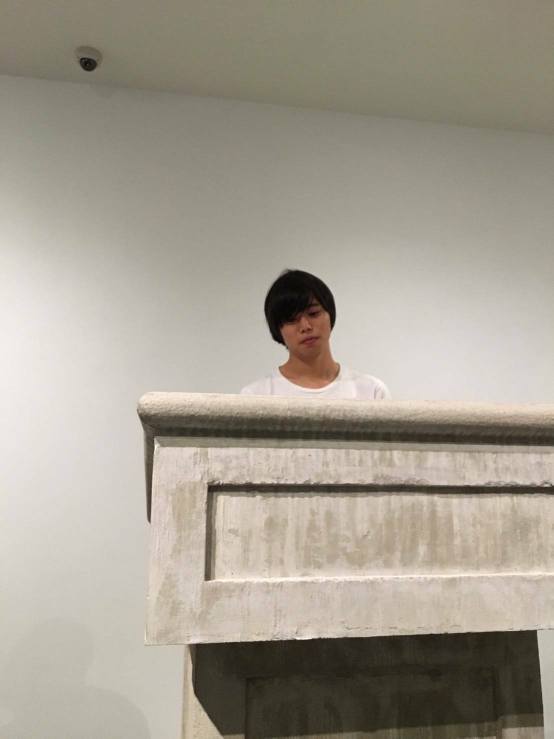
#> input picture Pillowによる画像加工/taichi.jpg, 1107 x 1477 px (shown at 1/2 size)
$ jupyter execute 'Pillowによる画像加工.ipynb'
#> lines starting #> are read from the running program, lines starting #| are printed output that depends on the picture
[cell 1]
import matplotlib.pyplot as plt

from PIL import Image
src = Image.open("taichi.jpg")#画像をセット
#> src is the input picture: PIL image 1107x1477 RGB; mean R, G, B 164, 157.2, 144.6
plt.imshow(src)
plt.show()

[cell 2]
#45度に傾ける
dest = src.rotate(45)
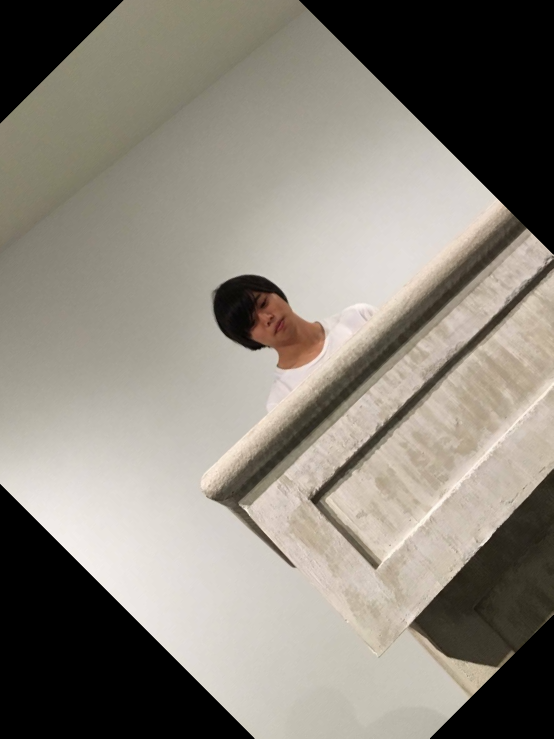
#> dest: PIL image 1107x1477 RGB (shown at 1/2 size); mean R, G, B 138.1, 132.4, 122.7

plt.imshow(dest)
plt.show()
#dest.save("dest.jpg","JPEG")

[cell 3]
#画像のサイズを100x100ピクセルにリサイズする
resized = src.resize((100,100))
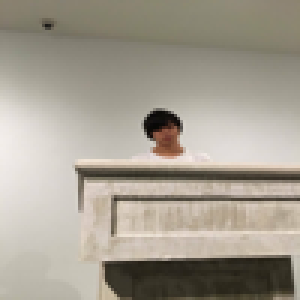
#> resized: PIL image 100x100 RGB (shown 3 times larger); mean R, G, B 164, 157.2, 144.6
plt.imshow(resized)
plt.show()
# resized.save("resized.jpg","JPEG")

[cell 4]
#画像を3色に減色させる
#減色をした画像を、パレットを持たないJPEGのような形式で保存することはできない
#パレットを持つPNGやBMP形式で保存しよう
down_color = src.quantize(3)
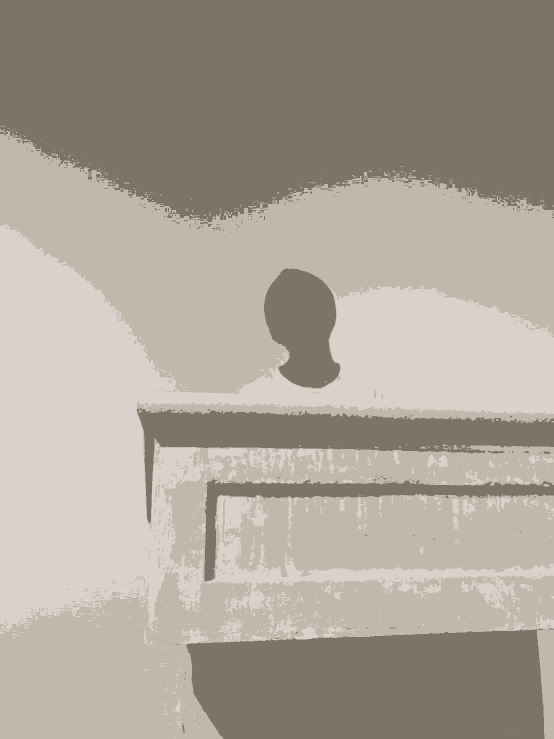
#> down_color: PIL image 1107x1477 P (shown at 1/2 size); mean R, G, B 169.8, 162.9, 150.2

plt.imshow(down_color)
plt.show()
# down_color.save("down_color.png","PNG")

[cell 5]
#ブラー効果(ぼやける)を加える
from PIL import ImageFilter
blur = src.filter(ImageFilter.BLUR)

plt.imshow(blur)
plt.show()
#blur.save("blur.jpg","JPEG")

[cell 6]
#輪郭効果を加える
contour = src.filter(ImageFilter.CONTOUR)
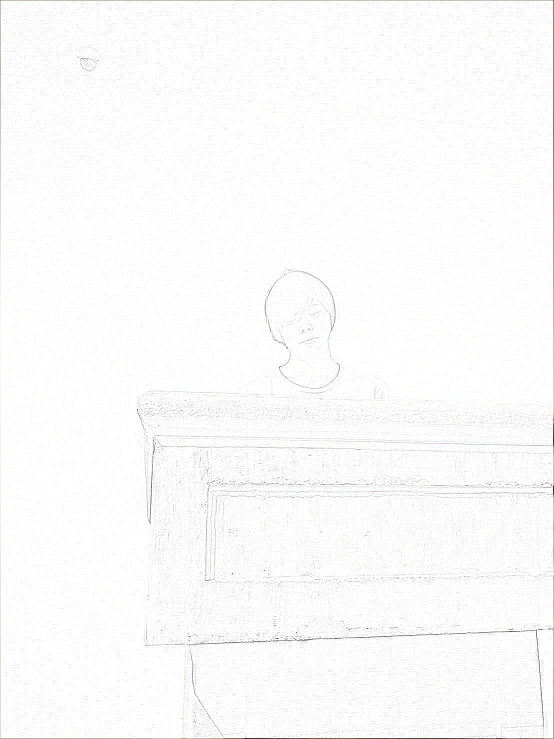
#> contour: PIL image 1107x1477 RGB (shown at 1/2 size); mean R, G, B 251.2, 251.2, 251.1

plt.imshow(contour)
plt.show()
# contour.save("contour.jpg","JPEG")

[cell 7]
#画像のエッジを残したまま高画質化
detail = src.filter(ImageFilter.DETAIL)

plt.imshow(detail)
plt.show()
#detail.save("detail.jpg","JPEG")

[cell 8]
#輪郭を強調
edge = src.filter(ImageFilter.EDGE_ENHANCE)

plt.imshow(edge)
plt.show()
# edge.save("edge.jpg","JPEG")

[cell 9]
#より輪郭を強調
edge_more = src.filter(ImageFilter.EDGE_ENHANCE_MORE)

plt.imshow(edge_more)
plt.show()
# edge_more.save("edge_more.jpg","JPEG")

[cell 10]
#エンボス
emboss = src.filter(ImageFilter.EMBOSS)
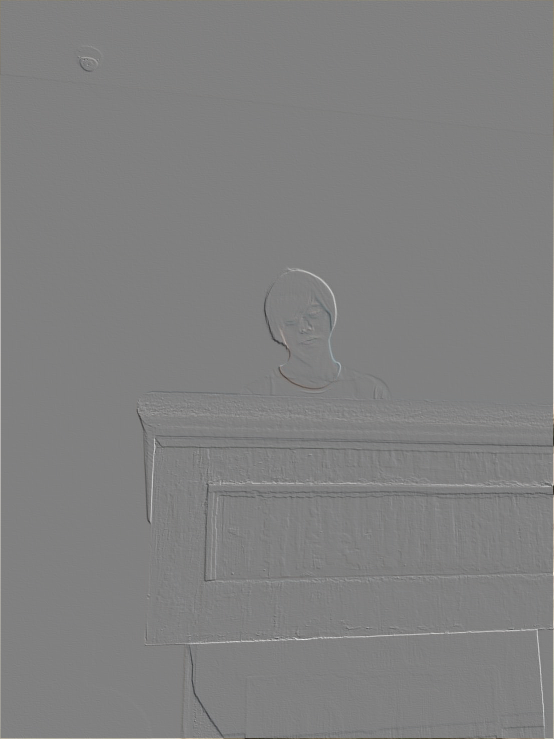
#> emboss: PIL image 1107x1477 RGB (shown at 1/2 size); mean R, G, B 128.1, 128.1, 128

plt.imshow(emboss)
plt.show()
#emboss.save("emboss.jpg","JPEG")

[cell 11]
#輪郭抽出
find_edges = src.filter(ImageFilter.FIND_EDGES)
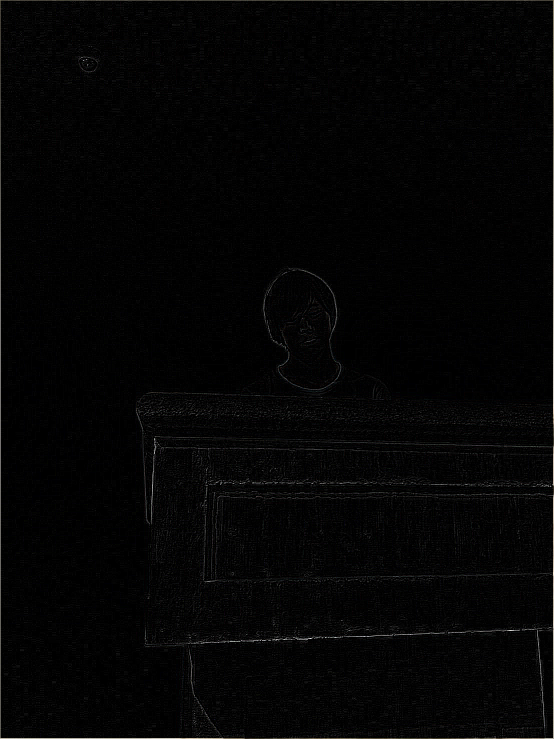
#> find_edges: PIL image 1107x1477 RGB (shown at 1/2 size); mean R, G, B 4, 4, 4

plt.imshow(find_edges)
plt.show()
#find_edges.save("find_edges.jpg","JPEG")

[cell 12]
#スムージング
smooth = src.filter(ImageFilter.SMOOTH)

plt.imshow(smooth)
plt.show()
#smooth.save("smooth.jpg","JPEG")

[cell 13]
#シャープネス
sharpen = src.filter(ImageFilter.SHARPEN)

plt.imshow(sharpen)
plt.show()
# sharpen.save("sharpen.jpg","JPEG")

$ run again, with Pillowによる画像加工/dest.jpg copied over Pillowによる画像加工/taichi.jpg
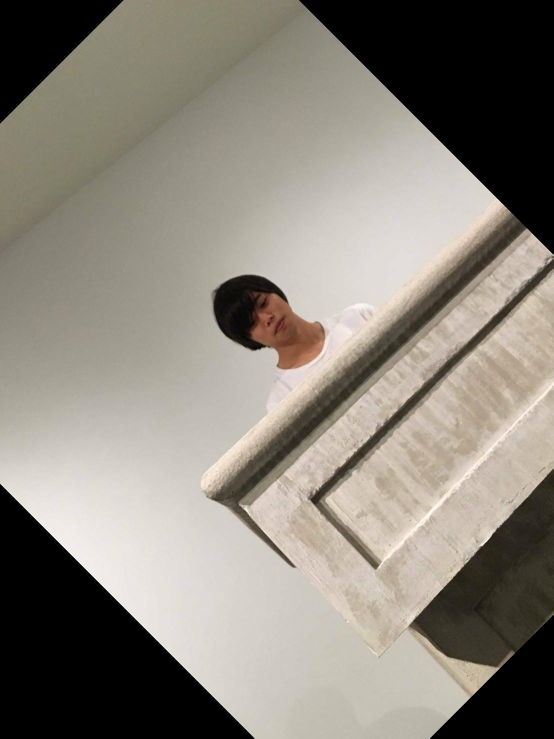
#> input picture Pillowによる画像加工/dest.jpg, 1107 x 1477 px (shown at 1/2 size)
#> src is the input picture: PIL image 1107x1477 RGB; mean R, G, B 138.1, 132.4, 122.9
#> `emboss = src.filter(ImageFilter.EMBOSS)`:
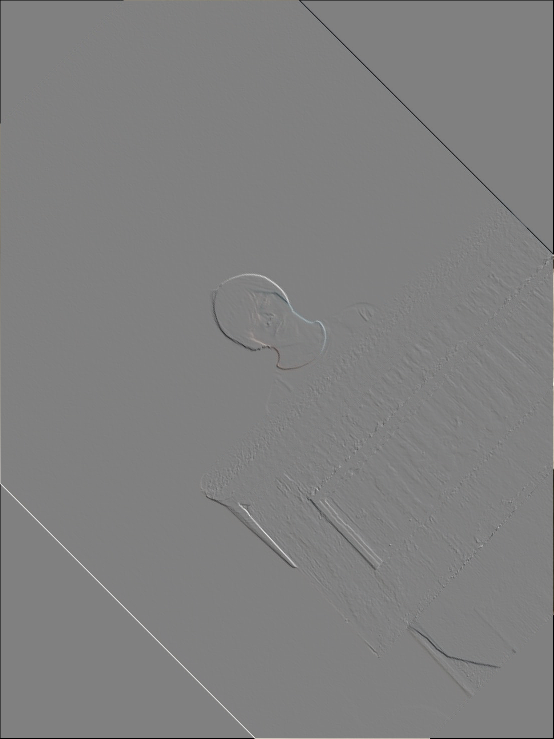
#> emboss: PIL image 1107x1477 RGB (shown at 1/2 size); mean R, G, B 127.7, 127.7, 127.7
#> `find_edges = src.filter(ImageFilter.FIND_EDGES)`:
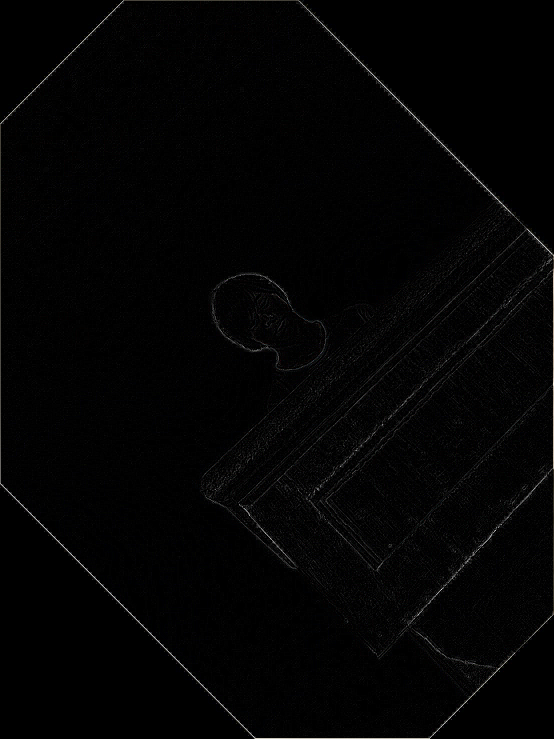
#> find_edges: PIL image 1107x1477 RGB (shown at 1/2 size); mean R, G, B 3.2, 3.2, 3.3
